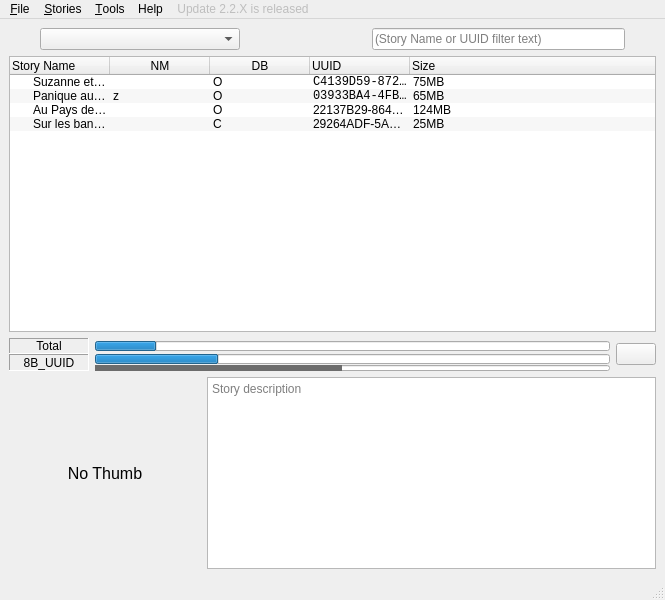
<?xml version="1.0" encoding="UTF-8"?>
<ui version="4.0">
 <class>MainWindow</class>
 <widget class="QMainWindow" name="MainWindow">
  <property name="geometry">
   <rect>
    <x>0</x>
    <y>0</y>
    <width>665</width>
    <height>600</height>
   </rect>
  </property>
  <property name="minimumSize">
   <size>
    <width>500</width>
    <height>0</height>
   </size>
  </property>
  <property name="windowTitle">
   <string>Lunii Qt-Manager</string>
  </property>
  <property name="windowIcon">
   <iconset resource="../../resources.qrc">
    <normaloff>:/icon/res/lunii.ico</normaloff>:/icon/res/lunii.ico</iconset>
  </property>
  <widget class="QWidget" name="centralwidget">
   <layout class="QVBoxLayout" name="verticalLayout_2">
    <item>
     <layout class="QHBoxLayout" name="top_layout">
      <property name="spacing">
       <number>6</number>
      </property>
      <item>
       <widget class="QPushButton" name="btn_refresh">
        <property name="maximumSize">
         <size>
          <width>25</width>
          <height>25</height>
         </size>
        </property>
        <property name="font">
         <font>
          <pointsize>9</pointsize>
         </font>
        </property>
        <property name="toolTip">
         <string>Refresh connected devices</string>
        </property>
        <property name="text">
         <string/>
        </property>
        <property name="icon">
         <iconset resource="../../resources.qrc">
          <normaloff>:/icon/res/refresh.png</normaloff>:/icon/res/refresh.png</iconset>
        </property>
        <property name="iconSize">
         <size>
          <width>22</width>
          <height>22</height>
         </size>
        </property>
        <property name="flat">
         <bool>true</bool>
        </property>
       </widget>
      </item>
      <item>
       <widget class="QComboBox" name="combo_device">
        <property name="sizePolicy">
         <sizepolicy hsizetype="Expanding" vsizetype="Fixed">
          <horstretch>0</horstretch>
          <verstretch>0</verstretch>
         </sizepolicy>
        </property>
        <property name="maximumSize">
         <size>
          <width>200</width>
          <height>16777215</height>
         </size>
        </property>
        <property name="toolTip">
         <string>Select your Lunii</string>
        </property>
        <property name="editable">
         <bool>false</bool>
        </property>
        <property name="placeholderText">
         <string>Select your Lunii</string>
        </property>
        <item>
         <property name="text">
          <string notr="true">D:\</string>
         </property>
        </item>
        <item>
         <property name="text">
          <string notr="true">F:\</string>
         </property>
        </item>
       </widget>
      </item>
      <item>
       <widget class="QPushButton" name="btn_nightmode">
        <property name="enabled">
         <bool>false</bool>
        </property>
        <property name="maximumSize">
         <size>
          <width>55</width>
          <height>25</height>
         </size>
        </property>
        <property name="text">
         <string notr="true"/>
        </property>
        <property name="icon">
         <iconset resource="../../resources.qrc">
          <normaloff>:/icon/res/mode_day.png</normaloff>:/icon/res/mode_day.png</iconset>
        </property>
        <property name="iconSize">
         <size>
          <width>150</width>
          <height>22</height>
         </size>
        </property>
        <property name="flat">
         <bool>true</bool>
        </property>
       </widget>
      </item>
      <item>
       <spacer name="horizontalSpacer">
        <property name="orientation">
         <enum>Qt::Horizontal</enum>
        </property>
        <property name="sizeType">
         <enum>QSizePolicy::Minimum</enum>
        </property>
        <property name="sizeHint" stdset="0">
         <size>
          <width>80</width>
          <height>20</height>
         </size>
        </property>
       </spacer>
      </item>
      <item>
       <widget class="QLineEdit" name="le_filter">
        <property name="placeholderText">
         <string>(Story Name or UUID filter text)</string>
        </property>
        <property name="clearButtonEnabled">
         <bool>true</bool>
        </property>
       </widget>
      </item>
      <item>
       <widget class="QPushButton" name="btn_db">
        <property name="maximumSize">
         <size>
          <width>25</width>
          <height>25</height>
         </size>
        </property>
        <property name="toolTip">
         <string>Force official Lunii DB to be refreshed</string>
        </property>
        <property name="text">
         <string/>
        </property>
        <property name="icon">
         <iconset resource="../../resources.qrc">
          <normaloff>:/icon/res/refresh_db.png</normaloff>:/icon/res/refresh_db.png</iconset>
        </property>
        <property name="iconSize">
         <size>
          <width>22</width>
          <height>22</height>
         </size>
        </property>
        <property name="flat">
         <bool>true</bool>
        </property>
       </widget>
      </item>
     </layout>
    </item>
    <item>
     <widget class="QTreeWidget" name="tree_stories">
      <property name="minimumSize">
       <size>
        <width>0</width>
        <height>150</height>
       </size>
      </property>
      <property name="horizontalScrollBarPolicy">
       <enum>Qt::ScrollBarAlwaysOff</enum>
      </property>
      <property name="sizeAdjustPolicy">
       <enum>QAbstractScrollArea::AdjustToContents</enum>
      </property>
      <property name="editTriggers">
       <set>QAbstractItemView::NoEditTriggers</set>
      </property>
      <property name="dragEnabled">
       <bool>true</bool>
      </property>
      <property name="dragDropMode">
       <enum>QAbstractItemView::DropOnly</enum>
      </property>
      <property name="defaultDropAction">
       <enum>Qt::MoveAction</enum>
      </property>
      <property name="alternatingRowColors">
       <bool>true</bool>
      </property>
      <property name="selectionMode">
       <enum>QAbstractItemView::ExtendedSelection</enum>
      </property>
      <property name="indentation">
       <number>20</number>
      </property>
      <property name="rootIsDecorated">
       <bool>true</bool>
      </property>
      <property name="itemsExpandable">
       <bool>true</bool>
      </property>
      <property name="allColumnsShowFocus">
       <bool>true</bool>
      </property>
      <column>
       <property name="text">
        <string>Story Name</string>
       </property>
      </column>
      <column>
       <property name="text">
        <string notr="true">NM</string>
       </property>
       <property name="toolTip">
        <string>Night Mode</string>
       </property>
       <property name="textAlignment">
        <set>AlignCenter</set>
       </property>
      </column>
      <column>
       <property name="text">
        <string notr="true">DB</string>
       </property>
       <property name="toolTip">
        <string>Database source (Official / Third Party)</string>
       </property>
       <property name="textAlignment">
        <set>AlignCenter</set>
       </property>
      </column>
      <column>
       <property name="text">
        <string notr="true">UUID</string>
       </property>
      </column>
      <column>
       <property name="text">
        <string>Size</string>
       </property>
       <property name="textAlignment">
        <set>AlignLeading|AlignVCenter</set>
       </property>
      </column>
      <item>
       <property name="text">
        <string notr="true">Suzanne et Gaston</string>
       </property>
       <property name="text">
        <string notr="true"/>
       </property>
       <property name="text">
        <string notr="true">O</string>
       </property>
       <property name="text">
        <string notr="true">C4139D59-872A-4D15-8CF1-76D34CDF38C6</string>
       </property>
       <property name="font">
        <font>
         <family>Consolas</family>
        </font>
       </property>
       <property name="text">
        <string notr="true">75MB</string>
       </property>
      </item>
      <item>
       <property name="text">
        <string notr="true">Panique aux 6 Royaumes</string>
       </property>
       <property name="text">
        <string notr="true">z</string>
       </property>
       <property name="text">
        <string notr="true">O</string>
       </property>
       <property name="text">
        <string notr="true">03933BA4-4FBF-475F-9ECC-35EFB4D11DC9</string>
       </property>
       <property name="font">
        <font>
         <family>Consolas</family>
        </font>
       </property>
       <property name="text">
        <string notr="true">65MB</string>
       </property>
      </item>
      <item>
       <property name="text">
        <string notr="true">Au Pays des Loups</string>
       </property>
       <property name="text">
        <string/>
       </property>
       <property name="text">
        <string notr="true">O</string>
       </property>
       <property name="text">
        <string notr="true">22137B29-8646-4335-8069-4A4C9A2D7E89</string>
       </property>
       <property name="text">
        <string notr="true">124MB</string>
       </property>
      </item>
      <item>
       <property name="text">
        <string notr="true">Sur les bancs de l'école</string>
       </property>
       <property name="text">
        <string/>
       </property>
       <property name="text">
        <string notr="true">C</string>
       </property>
       <property name="text">
        <string notr="true">29264ADF-5A9F-451A-B1EC-2AE21BBA473C</string>
       </property>
       <property name="text">
        <string notr="true">25MB</string>
       </property>
      </item>
     </widget>
    </item>
    <item>
     <layout class="QHBoxLayout" name="prognstopLayout">
      <item>
       <layout class="QVBoxLayout" name="progressLayout">
        <property name="spacing">
         <number>0</number>
        </property>
        <item>
         <layout class="QHBoxLayout" name="totalLayout">
          <property name="spacing">
           <number>6</number>
          </property>
          <item>
           <widget class="QLabel" name="lbl_total">
            <property name="minimumSize">
             <size>
              <width>80</width>
              <height>0</height>
             </size>
            </property>
            <property name="frameShape">
             <enum>QFrame::Panel</enum>
            </property>
            <property name="frameShadow">
             <enum>QFrame::Sunken</enum>
            </property>
            <property name="text">
             <string>Total</string>
            </property>
            <property name="alignment">
             <set>Qt::AlignCenter</set>
            </property>
           </widget>
          </item>
          <item>
           <widget class="QProgressBar" name="pbar_total">
            <property name="maximumSize">
             <size>
              <width>16777215</width>
              <height>10</height>
             </size>
            </property>
            <property name="toolTip">
             <string>Operation progress</string>
            </property>
            <property name="value">
             <number>12</number>
            </property>
            <property name="textVisible">
             <bool>false</bool>
            </property>
           </widget>
          </item>
         </layout>
        </item>
        <item>
         <layout class="QHBoxLayout" name="storyLayout">
          <property name="spacing">
           <number>6</number>
          </property>
          <item>
           <widget class="QLabel" name="lbl_story">
            <property name="minimumSize">
             <size>
              <width>80</width>
              <height>0</height>
             </size>
            </property>
            <property name="toolTip">
             <string>Writing speed</string>
            </property>
            <property name="frameShape">
             <enum>QFrame::Panel</enum>
            </property>
            <property name="frameShadow">
             <enum>QFrame::Sunken</enum>
            </property>
            <property name="text">
             <string notr="true">8B_UUID</string>
            </property>
            <property name="alignment">
             <set>Qt::AlignCenter</set>
            </property>
           </widget>
          </item>
          <item>
           <layout class="QVBoxLayout" name="verticalLayout">
            <property name="spacing">
             <number>1</number>
            </property>
            <item>
             <widget class="QProgressBar" name="pbar_story">
              <property name="maximumSize">
               <size>
                <width>16777215</width>
                <height>10</height>
               </size>
              </property>
              <property name="toolTip">
               <string>Story progress</string>
              </property>
              <property name="value">
               <number>24</number>
              </property>
              <property name="textVisible">
               <bool>false</bool>
              </property>
             </widget>
            </item>
            <item>
             <widget class="QProgressBar" name="pbar_file">
              <property name="maximumSize">
               <size>
                <width>16777215</width>
                <height>6</height>
               </size>
              </property>
              <property name="baseSize">
               <size>
                <width>0</width>
                <height>0</height>
               </size>
              </property>
              <property name="toolTip">
               <string>File progress</string>
              </property>
              <property name="styleSheet">
               <string notr="true">QProgressBar::chunk { background-color: #6c6c6c; }</string>
              </property>
              <property name="value">
               <number>48</number>
              </property>
              <property name="textVisible">
               <bool>false</bool>
              </property>
             </widget>
            </item>
           </layout>
          </item>
         </layout>
        </item>
       </layout>
      </item>
      <item>
       <widget class="QPushButton" name="btn_abort">
        <property name="toolTip">
         <string>Abort current process</string>
        </property>
        <property name="text">
         <string/>
        </property>
        <property name="icon">
         <iconset resource="../../resources.qrc">
          <normaloff>:/icon/res/remove.png</normaloff>:/icon/res/remove.png</iconset>
        </property>
        <property name="iconSize">
         <size>
          <width>24</width>
          <height>24</height>
         </size>
        </property>
       </widget>
      </item>
     </layout>
    </item>
    <item>
     <layout class="QHBoxLayout" name="details_layout">
      <property name="sizeConstraint">
       <enum>QLayout::SetMinimumSize</enum>
      </property>
      <item>
       <widget class="QLabel" name="lbl_picture">
        <property name="enabled">
         <bool>true</bool>
        </property>
        <property name="sizePolicy">
         <sizepolicy hsizetype="Preferred" vsizetype="Minimum">
          <horstretch>0</horstretch>
          <verstretch>0</verstretch>
         </sizepolicy>
        </property>
        <property name="minimumSize">
         <size>
          <width>192</width>
          <height>0</height>
         </size>
        </property>
        <property name="font">
         <font>
          <pointsize>12</pointsize>
         </font>
        </property>
        <property name="text">
         <string>No Thumb</string>
        </property>
        <property name="alignment">
         <set>Qt::AlignCenter</set>
        </property>
       </widget>
      </item>
      <item>
       <widget class="QTextBrowser" name="te_story_details">
        <property name="sizePolicy">
         <sizepolicy hsizetype="Expanding" vsizetype="Minimum">
          <horstretch>0</horstretch>
          <verstretch>0</verstretch>
         </sizepolicy>
        </property>
        <property name="maximumSize">
         <size>
          <width>16777215</width>
          <height>192</height>
         </size>
        </property>
        <property name="placeholderText">
         <string>Story description</string>
        </property>
        <property name="openExternalLinks">
         <bool>true</bool>
        </property>
        <property name="openLinks">
         <bool>false</bool>
        </property>
       </widget>
      </item>
     </layout>
    </item>
   </layout>
  </widget>
  <widget class="QStatusBar" name="statusbar">
   <property name="layoutDirection">
    <enum>Qt::LeftToRight</enum>
   </property>
  </widget>
  <widget class="QMenuBar" name="menuBar">
   <property name="enabled">
    <bool>true</bool>
   </property>
   <property name="geometry">
    <rect>
     <x>0</x>
     <y>0</y>
     <width>665</width>
     <height>22</height>
    </rect>
   </property>
   <widget class="QMenu" name="menuFile">
    <property name="title">
     <string>&amp;File</string>
    </property>
    <property name="separatorsCollapsible">
     <bool>true</bool>
    </property>
    <property name="toolTipsVisible">
     <bool>false</bool>
    </property>
    <addaction name="separator"/>
    <addaction name="actionOpen_Lunii"/>
    <addaction name="separator"/>
    <addaction name="actionImport_DB"/>
    <addaction name="actionRefresh_DB"/>
    <addaction name="separator"/>
    <addaction name="actionExit"/>
   </widget>
   <widget class="QMenu" name="menuTools">
    <property name="title">
     <string>&amp;Tools</string>
    </property>
    <widget class="QMenu" name="menuLost_stories">
     <property name="title">
      <string>Lost stories</string>
     </property>
     <addaction name="actionFind_stories"/>
     <addaction name="actionRecover_stories"/>
     <addaction name="actionRemove_stories"/>
    </widget>
    <widget class="QMenu" name="menuFlam_bt">
     <property name="title">
      <string>Flam bt (carrier)</string>
     </property>
     <addaction name="actionFlamBt_Show"/>
     <addaction name="actionFlamBt_Add"/>
    </widget>
    <addaction name="actionShow_size"/>
    <addaction name="actionShow_story_details"/>
    <addaction name="separator"/>
    <addaction name="actionShow_Log"/>
    <addaction name="actionGet_firmware"/>
    <addaction name="separator"/>
    <addaction name="menuLost_stories"/>
    <addaction name="menuFlam_bt"/>
    <addaction name="actionFactory_reset"/>
    <addaction name="separator"/>
    <addaction name="actionTranscode"/>
   </widget>
   <widget class="QMenu" name="menuStory">
    <property name="title">
     <string>&amp;Stories</string>
    </property>
    <addaction name="actionMove_Top"/>
    <addaction name="actionMove_Up"/>
    <addaction name="actionMove_Down"/>
    <addaction name="actionMove_Bottom"/>
    <addaction name="separator"/>
    <addaction name="actionHide"/>
    <addaction name="actionNight_Mode"/>
    <addaction name="separator"/>
    <addaction name="actionImport"/>
    <addaction name="actionImportCarrier"/>
    <addaction name="actionExport"/>
    <addaction name="actionExport_All"/>
    <addaction name="actionRemove"/>
   </widget>
   <widget class="QMenu" name="menuUpdate">
    <property name="enabled">
     <bool>false</bool>
    </property>
    <property name="title">
     <string>Update 2.2.X is released</string>
    </property>
   </widget>
   <widget class="QMenu" name="menuHelp">
    <property name="title">
     <string>Help</string>
    </property>
    <addaction name="actionUpdate"/>
    <addaction name="separator"/>
    <addaction name="actionAbout"/>
   </widget>
   <addaction name="menuFile"/>
   <addaction name="menuStory"/>
   <addaction name="menuTools"/>
   <addaction name="menuHelp"/>
   <addaction name="menuUpdate"/>
  </widget>
  <action name="actionExit">
   <property name="text">
    <string>Exit</string>
   </property>
   <property name="shortcut">
    <string notr="true">Ctrl+Q</string>
   </property>
   <property name="menuRole">
    <enum>QAction::QuitRole</enum>
   </property>
   <property name="shortcutVisibleInContextMenu">
    <bool>true</bool>
   </property>
  </action>
  <action name="actionImport">
   <property name="icon">
    <iconset resource="../../resources.qrc">
     <normaloff>:/icon/res/import.png</normaloff>:/icon/res/import.png</iconset>
   </property>
   <property name="text">
    <string>Import</string>
   </property>
   <property name="shortcut">
    <string notr="true">Ctrl+I</string>
   </property>
  </action>
  <action name="actionImportCarrier">
   <property name="icon">
    <iconset resource="../../resources.qrc">
     <normaloff>:/icon/res/import.png</normaloff>:/icon/res/import.png</iconset>
   </property>
   <property name="text">
    <string>Import plain.pk (Carrier)</string>
   </property>
  </action>
  <action name="actionExport">
   <property name="icon">
    <iconset resource="../../resources.qrc">
     <normaloff>:/icon/res/export.png</normaloff>:/icon/res/export.png</iconset>
   </property>
   <property name="text">
    <string>Export</string>
   </property>
   <property name="shortcut">
    <string notr="true">Ctrl+S</string>
   </property>
  </action>
  <action name="actionExport_All">
   <property name="icon">
    <iconset resource="../../resources.qrc">
     <normaloff>:/icon/res/export.png</normaloff>:/icon/res/export.png</iconset>
   </property>
   <property name="text">
    <string>Export All</string>
   </property>
   <property name="shortcut">
    <string notr="true">Ctrl+Shift+S</string>
   </property>
  </action>
  <action name="actionMove_Up">
   <property name="icon">
    <iconset resource="../../resources.qrc">
     <normaloff>:/icon/res/up.png</normaloff>:/icon/res/up.png</iconset>
   </property>
   <property name="text">
    <string>Move Up</string>
   </property>
   <property name="shortcut">
    <string notr="true">Alt+Up</string>
   </property>
  </action>
  <action name="actionMove_Down">
   <property name="icon">
    <iconset resource="../../resources.qrc">
     <normaloff>:/icon/res/down.png</normaloff>:/icon/res/down.png</iconset>
   </property>
   <property name="text">
    <string>Move Down</string>
   </property>
   <property name="shortcut">
    <string notr="true">Alt+Down</string>
   </property>
  </action>
  <action name="actionRemove">
   <property name="icon">
    <iconset resource="../../resources.qrc">
     <normaloff>:/icon/res/remove.png</normaloff>:/icon/res/remove.png</iconset>
   </property>
   <property name="text">
    <string>Remove</string>
   </property>
   <property name="shortcut">
    <string notr="true">Del</string>
   </property>
  </action>
  <action name="actionShow_size">
   <property name="checkable">
    <bool>true</bool>
   </property>
   <property name="checked">
    <bool>true</bool>
   </property>
   <property name="enabled">
    <bool>true</bool>
   </property>
   <property name="text">
    <string>Show size</string>
   </property>
   <property name="toolTip">
    <string>Show size for each stories</string>
   </property>
  </action>
  <action name="actionGet_firmware">
   <property name="enabled">
    <bool>false</bool>
   </property>
   <property name="icon">
    <iconset resource="../../resources.qrc">
     <normaloff>:/icon/res/fw.png</normaloff>:/icon/res/fw.png</iconset>
   </property>
   <property name="text">
    <string>Get FW Update</string>
   </property>
   <property name="toolTip">
    <string>Get firmaware update for current Lunii</string>
   </property>
  </action>
  <action name="actionShow_story_details">
   <property name="checkable">
    <bool>true</bool>
   </property>
   <property name="checked">
    <bool>true</bool>
   </property>
   <property name="text">
    <string>Show story details</string>
   </property>
  </action>
  <action name="actionMove_Top">
   <property name="icon">
    <iconset resource="../../resources.qrc">
     <normaloff>:/icon/res/top.png</normaloff>:/icon/res/top.png</iconset>
   </property>
   <property name="text">
    <string>Move Top</string>
   </property>
   <property name="shortcut">
    <string notr="true">Ctrl+Up</string>
   </property>
  </action>
  <action name="actionMove_Bottom">
   <property name="icon">
    <iconset resource="../../resources.qrc">
     <normaloff>:/icon/res/bottom.png</normaloff>:/icon/res/bottom.png</iconset>
   </property>
   <property name="text">
    <string>Move Bottom</string>
   </property>
   <property name="shortcut">
    <string notr="true">Ctrl+Down</string>
   </property>
  </action>
  <action name="actionOpen_Lunii">
   <property name="icon">
    <iconset resource="../../resources.qrc">
     <normaloff>:/icon/res/open.png</normaloff>:/icon/res/open.png</iconset>
   </property>
   <property name="text">
    <string>Open device</string>
   </property>
   <property name="toolTip">
    <string>Open Lunii or Flam device</string>
   </property>
   <property name="shortcut">
    <string notr="true">Ctrl+O</string>
   </property>
   <property name="shortcutVisibleInContextMenu">
    <bool>true</bool>
   </property>
  </action>
  <action name="actionShow_Log">
   <property name="icon">
    <iconset resource="../../resources.qrc">
     <normaloff>:/icon/res/debug_log.png</normaloff>:/icon/res/debug_log.png</iconset>
   </property>
   <property name="text">
    <string>Show Log</string>
   </property>
   <property name="shortcut">
    <string notr="true">Ctrl+L</string>
   </property>
  </action>
  <action name="actionAbout">
   <property name="icon">
    <iconset resource="../../resources.qrc">
     <normaloff>:/icon/res/about.png</normaloff>:/icon/res/about.png</iconset>
   </property>
   <property name="text">
    <string>About</string>
   </property>
   <property name="menuRole">
    <enum>QAction::AboutRole</enum>
   </property>
  </action>
  <action name="actionUpdate">
   <property name="icon">
    <iconset resource="../../resources.qrc">
     <normaloff>:/icon/res/fw.png</normaloff>:/icon/res/fw.png</iconset>
   </property>
   <property name="text">
    <string>Update to v2.X.X</string>
   </property>
  </action>
  <action name="actionTranscode">
   <property name="checkable">
    <bool>true</bool>
   </property>
   <property name="checked">
    <bool>true</bool>
   </property>
   <property name="enabled">
    <bool>false</bool>
   </property>
   <property name="text">
    <string>FFMPEG detected</string>
   </property>
  </action>
  <action name="actionRecover_stories">
   <property name="text">
    <string>Recover</string>
   </property>
  </action>
  <action name="actionRemove_stories">
   <property name="text">
    <string>Remove</string>
   </property>
  </action>
  <action name="actionFlamBt_Show">
   <property name="text">
    <string>Show / copy known bt...</string>
   </property>
  </action>
  <action name="actionFlamBt_Add">
   <property name="text">
    <string>Add a bt...</string>
   </property>
  </action>
  <action name="actionFactory_reset">
   <property name="icon">
    <iconset theme="dialog-warning"/>
   </property>
   <property name="text">
    <string>Factory Reset</string>
   </property>
  </action>
  <action name="actionFind_stories">
   <property name="text">
    <string>Find</string>
   </property>
  </action>
  <action name="actionHide">
   <property name="text">
    <string>Hide / Show</string>
   </property>
   <property name="shortcut">
    <string notr="true">Ctrl+H</string>
   </property>
  </action>
  <action name="actionImport_DB">
   <property name="icon">
    <iconset resource="../../resources.qrc">
     <normaloff>:/icon/res/import.png</normaloff>:/icon/res/import.png</iconset>
   </property>
   <property name="text">
    <string>Import STUdio DB</string>
   </property>
  </action>
  <action name="actionRefresh_DB">
   <property name="icon">
    <iconset resource="../../resources.qrc">
     <normaloff>:/icon/res/refresh_db.png</normaloff>:/icon/res/refresh_db.png</iconset>
   </property>
   <property name="text">
    <string>Refresh official DB</string>
   </property>
  </action>
  <action name="actionNight_Mode">
   <property name="text">
    <string>Force Night Mode</string>
   </property>
   <property name="shortcut">
    <string notr="true">Ctrl+N</string>
   </property>
  </action>
 </widget>
 <tabstops>
  <tabstop>combo_device</tabstop>
  <tabstop>le_filter</tabstop>
  <tabstop>tree_stories</tabstop>
 </tabstops>
 <resources>
  <include location="../../resources.qrc"/>
 </resources>
 <connections>
  <connection>
   <sender>combo_device</sender>
   <signal>currentIndexChanged(int)</signal>
   <receiver>tree_stories</receiver>
   <slot>clear()</slot>
   <hints>
    <hint type="sourcelabel">
     <x>236</x>
     <y>20</y>
    </hint>
    <hint type="destinationlabel">
     <x>236</x>
     <y>141</y>
    </hint>
   </hints>
  </connection>
  <connection>
   <sender>actionExit</sender>
   <signal>triggered()</signal>
   <receiver>MainWindow</receiver>
   <slot>close()</slot>
   <hints>
    <hint type="sourcelabel">
     <x>-1</x>
     <y>-1</y>
    </hint>
    <hint type="destinationlabel">
     <x>319</x>
     <y>299</y>
    </hint>
   </hints>
  </connection>
 </connections>
</ui>
